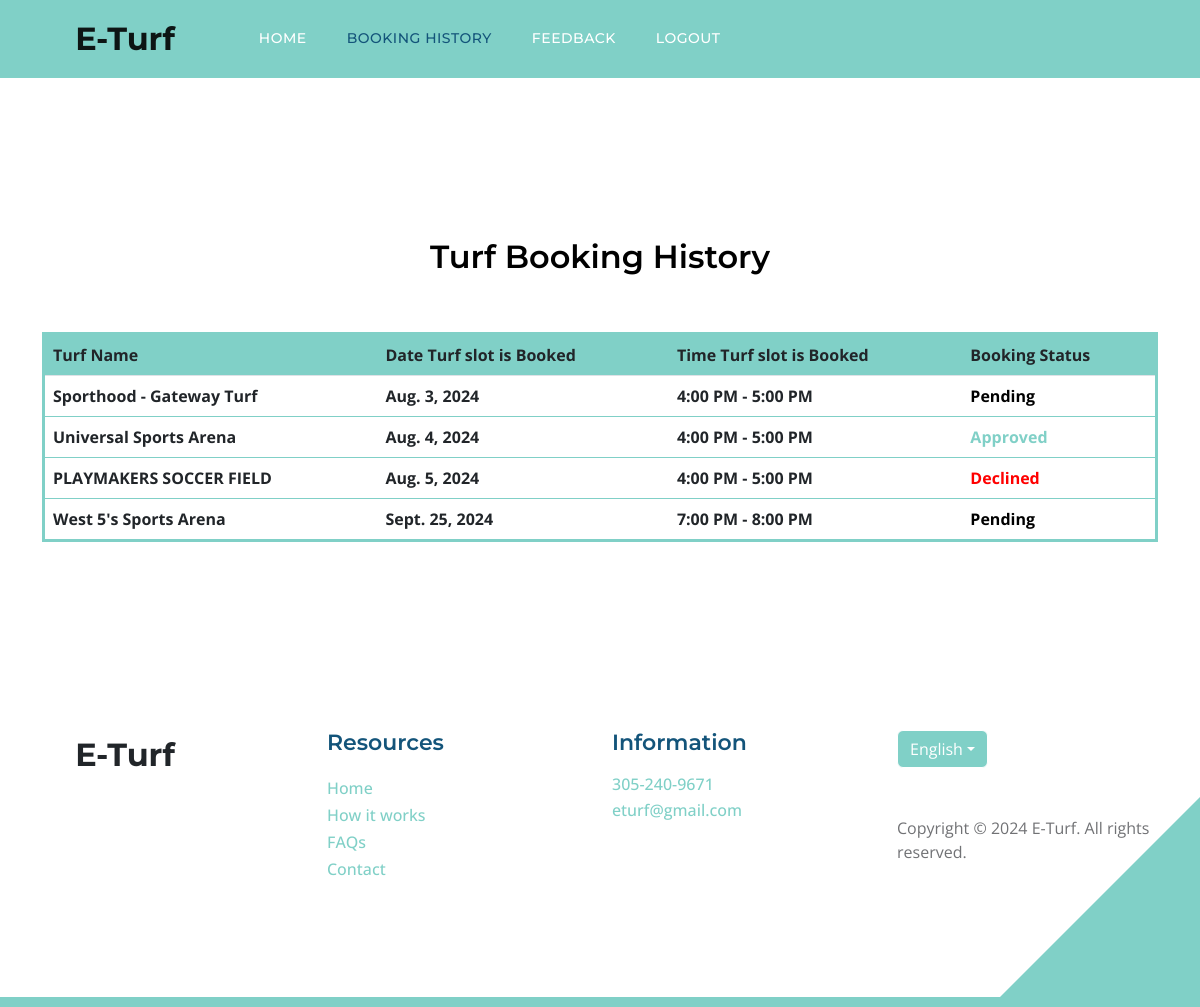
The page /bhistory (signed in) on the database its author committed.
### UserApp/models.py (models this page shows)
class Booking(models.Model):
    Booking_User = models.ForeignKey(Uregister,on_delete=models.CASCADE)
    Booking_Turf = models.ForeignKey(Turfs,on_delete=models.CASCADE)
    Booking_Date = models.DateField()
    Booking_Time = models.CharField(max_length=40)
    Booking_Status = models.TextField(default="Pending")

### AdminApp/models.py (models this page shows)
class Turfs(models.Model):
    Turf_Name = models.CharField(max_length=30)
    Turf_Image = models.ImageField(upload_to='images',default='null.jpg')
    Turf_Booking_price = models.IntegerField()
    Turf_Facilities = models.CharField(max_length=60)
    Turf_Location = models.CharField(max_length=30)
    Turf_Manager_Name = models.CharField(max_length=30)
    Turf_Working_time = models.CharField(max_length=30)

### UserApp/views.py (the view)
# urls.py: path('bhistory',views.bhistory,name='bhistory'),
def bhistory(request):
    uid = request.session['u_id']
    data = Booking.objects.filter(Booking_User=uid)
    return render(request,"bookhistory.html",{'vbd':data})

### UserApp/templates/bookhistory.html (shortened to what this page needs)
{% extends 'usercall.html' %}
{% load static %}
{% block nav %}
            <nav class="navbar navbar-expand-lg" style="background-color: var(--secondary-color);">
                <div class="container">
                    <a class="navbar-brand" href="">
                        <i class="bi-back"></i>
                        <span>E-Turf</span>
                    </a>
                    <div class="collapse navbar-collapse" id="navbarNav">
                        <ul class="navbar-nav ms-lg-5 me-lg-auto">
                            <li class="nav-item">
                                <a class="nav-link" href="/">Home</a>
                            </li>
                            {% if 'u_id' not in request.session %}
                            <li class="nav-item">
                                <a class="nav-link" href="login">Login</a>
                            </li>
                            <li class="nav-item">
                                <a class="nav-link active" href="uregister">Register</a>
                            </li>
                            <li class="nav-item">
                                <a class="nav-link" href="./mreg">Register as a Manager</a>
                            </li>
                            {% else %}
                            <li class="nav-item">
                                <a class="nav-link active" href="bhistory"> Booking History</a>
                            </li>
                            <li class="nav-item">
                                <a class="nav-link" href="contact">Feedback</a>
                            </li>
                            <li class="nav-item">
                                <a class="nav-link" href="{% url 'userlogout' %}">Logout</a>
                            </li>
                            {% endif %}
                        </ul>
                    </div>
                </div>
            </nav>
            {% endblock %}
{% block main %}
<br><br><br><br><br><br>
<section>
    <div class="container">
        <div class="col-lg-12 col-12 mb-5 mt-3 text-center">
            <h3 class="mb-4 pb-2">Turf Booking History</h3>
        </div>
        <table class="table" style="border-style: solid;border-color: #80D0C7;">
            <thead class="table" style="background-color: #80D0C7;border-style: solid;">
              <tr>
                <th>Turf Name</th>
                <th>Date Turf slot is Booked</th>
                <th>Time Turf slot is Booked</th>
                <th>Booking Status</th>
              </tr>
            </thead>
            <tbody>
                {% for i in vbd %}
              <tr>
                <th>{{i.Booking_Turf.Turf_Name}}</th>
                <th>{{i.Booking_Date}}</th>
                <th>{{i.Booking_Time}}</th>
                {% if i.Booking_Status == "Approved" %}
                <th style="color: #80D0C7;">{{i.Booking_Status}}</th>
                {% elif i.Booking_Status == "Pending" %}
                <th style="color: #000000;">{{i.Booking_Status}}</th>
                {% else %}
                <th style="color: #ff0000;">{{i.Booking_Status}}</th>
                {% endif %}
              </tr>
              {% endfor %}
            </tbody>
          </table>
    </div>
</section>
<br><br><br>
{% endblock %}

### UserApp/templates/usercall.html (shortened to what this page needs)
{% load static %}
<!doctype html>
<html lang="en">
    <head>
        <link href="{% static 'css/bootstrap.min.css' %}" rel="stylesheet">
        <link href="{% static 'css/bootstrap-icons.css' %}" rel="stylesheet">
        <link href="{% static 'css/templatemo-topic-listing.css' %}" rel="stylesheet">
    </head>
    <body id="top">
        <main>
            {% block nav %}{% endblock %}
            {% block main %}{% endblock %}
<footer class="site-footer section-padding">
            <div class="container">
                <div class="row">
                    <div class="col-lg-3 col-12 mb-4 pb-2">
                        <a class="navbar-brand mb-2" href="#">
                            <i class="bi-back"></i>
                            <span>E-Turf</span>
                        </a>
                    </div>
                    <div class="col-lg-3 col-md-4 col-6">
                        <h6 class="site-footer-title mb-3">Resources</h6>
                        <ul class="site-footer-links">
                            <li class="site-footer-link-item">
                                <a href="#" class="site-footer-link">Home</a>
                            </li>
                            <li class="site-footer-link-item">
                                <a href="#" class="site-footer-link">How it works</a>
                            </li>
                            <li class="site-footer-link-item">
                                <a href="#" class="site-footer-link">FAQs</a>
                            </li>
                            <li class="site-footer-link-item">
                                <a href="#" class="site-footer-link">Contact</a>
                            </li>
                        </ul>
                    </div>
                    <div class="col-lg-3 col-md-4 col-6 mb-4 mb-lg-0">
                        <h6 class="site-footer-title mb-3">Information</h6>
                        <p class="text-white d-flex mb-1">
                            <a href="tel: 305-240-9671" class="site-footer-link">
                                305-240-9671
                            </a>
                        </p>
                        <p class="text-white d-flex">
                            <a href="mailto:info@company.com" class="site-footer-link">
                                eturf@gmail.com
                            </a>
                        </p>
                    </div>
                    <div class="col-lg-3 col-md-4 col-12 mt-4 mt-lg-0 ms-auto">
                        <div class="dropdown">
                            <button class="btn btn-secondary dropdown-toggle" type="button" data-bs-toggle="dropdown" aria-expanded="false">
                            English</button>
                        </div>
                        <p class="copyright-text mt-lg-5 mt-4">Copyright © 2024 E-Turf. All rights reserved.
                    </div>
                </div>
            </div>
        </footer>
    </body>
</html>

### UserApp/static/css/templatemo-topic-listing.css (style rules this page uses)
:root { --white-color: #ffffff; --primary-color: #13547a; --secondary-color: #80d0c7; --section-bg-color: #f0f8ff; --custom-btn-bg-color: #80d0c7; --custom-btn-bg-hover-color: #13547a; --dark-color: #000000; --p-color: #717275; --border-color: #7fffd4; --link-hover-color: #13547a; --body-font-family: 'Open Sans', sans-serif; --title-font-family: 'Montserrat', sans-serif; --h1-font-size: 58px; --h2-font-size: 46px; --h3-font-size: 32px; --h4-font-size: 28px; --h5-font-size: 24px; --h6-font-size: 22px; --p-font-size: 20px; --menu-font-size: 14px; --btn-font-size: 18px; --copyright-font-size: 16px; --border-radius-large: 100px; --border-radius-medium: 20px; --border-radius-small: 10px; --font-weight-normal: 400; --font-weight-medium: 500; --font-weight-semibold: 600; --font-weight-bold: 700; }
body { background-color: var(--white-color); font-family: var(--body-font-family); }
h2, h3, h4, h5, h6 { color: var(--dark-color); }
h1, h2, h3, h4, h5, h6 { font-family: var(--title-font-family); font-weight: var(--font-weight-semibold); }
h3 { font-size: var(--h3-font-size); }
h6 { color: var(--primary-color); font-size: var(--h6-font-size); }
p { color: var(--p-color); font-size: var(--p-font-size); font-weight: var(--font-weight-normal); }
ul li { color: var(--p-color); font-size: var(--p-font-size); font-weight: var(--font-weight-normal); }
a, button { touch-action: manipulation; transition: all 0.3s; }
a { display: inline-block; color: var(--primary-color); text-decoration: none; }
.section-padding { padding-top: 100px; padding-bottom: 100px; }
.navbar { background: transparent; border-bottom: 1px solid rgba(128, 208, 199, 0.35); z-index: 9; }
.navbar-brand, .navbar-brand:hover { font-size: var(--h3-font-size); font-weight: var(--font-weight-bold); display: block; }
.navbar-brand span { font-family: var(--title-font-family); }
.navbar-expand-lg .navbar-nav .nav-link { border-radius: var(--border-radius-large); margin: 10px; padding: 10px; }
.navbar-nav .nav-link { display: inline-block; color: var(--white-color); font-family: var(--title-font-family); font-size: var(--menu-font-size); font-weight: var(--font-weight-medium); text-transform: uppercase; letter-spacing: 0.5px; position: relative; padding-top: 15px; padding-bottom: 15px; }
.navbar-nav .nav-link.active, .navbar-nav .nav-link:hover { color: var(--primary-color); }
.site-footer { border-bottom: 10px solid var(--secondary-color); position: relative; }
.site-footer::after { content: ""; position: absolute; bottom: 0; right: 0; width: 0; height: 0; border-style: solid; border-width: 0 0 200px 200px; border-color: transparent transparent var(--secondary-color) transparent; pointer-events: none; }
.site-footer-title { color: var(--primary-color); }
.site-footer .dropdown-toggle { background-color: var(--secondary-color); border-color: var(--white-color); }
.site-footer-links { padding-left: 0; }
.site-footer-link-item { display: block; list-style: none; line-height: normal; }
.site-footer-link { color: var(--secondary-color); font-size: var(--copyright-font-size); font-weight: var(--font-weight-medium); line-height: normal; }
.copyright-text { font-size: var(--copyright-font-size); }

### rows shown on the page
Booking: Booking_Turf.Turf_Name "Sporthood - Gateway Turf", Booking_Date "Aug. 3, 2024", Booking_Time "4:00 PM - 5:00 PM", Booking_Status "Pending"
Booking: Booking_Turf.Turf_Name "Universal Sports Arena", Booking_Date "Aug. 4, 2024", Booking_Time "4:00 PM - 5:00 PM", Booking_Status "Approved"
Booking: Booking_Turf.Turf_Name "PLAYMAKERS SOCCER FIELD", Booking_Date "Aug. 5, 2024", Booking_Time "4:00 PM - 5:00 PM", Booking_Status "Declined"
Booking: Booking_Turf.Turf_Name "West 5's Sports Arena", Booking_Date "Sept. 25, 2024", Booking_Time "7:00 PM - 8:00 PM", Booking_Status "Pending"
